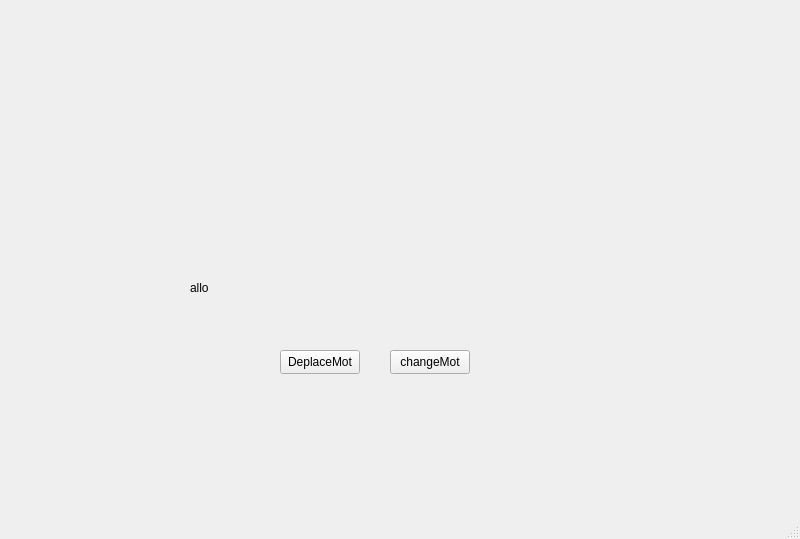
<?xml version="1.0" encoding="UTF-8"?>
<ui version="4.0">
 <class>MainWindow</class>
 <widget class="QMainWindow" name="MainWindow">
  <property name="geometry">
   <rect>
    <x>0</x>
    <y>0</y>
    <width>800</width>
    <height>539</height>
   </rect>
  </property>
  <property name="windowTitle">
   <string>MainWindow</string>
  </property>
  <widget class="QWidget" name="centralwidget">
   <widget class="QLabel" name="ZoneDeText">
    <property name="geometry">
     <rect>
      <x>190</x>
      <y>280</y>
      <width>49</width>
      <height>16</height>
     </rect>
    </property>
    <property name="text">
     <string>allo</string>
    </property>
   </widget>
   <widget class="QPushButton" name="QPB_DeplaceMot">
    <property name="geometry">
     <rect>
      <x>280</x>
      <y>350</y>
      <width>80</width>
      <height>24</height>
     </rect>
    </property>
    <property name="text">
     <string>DeplaceMot</string>
    </property>
   </widget>
   <widget class="QPushButton" name="QPB_ChangeMot">
    <property name="geometry">
     <rect>
      <x>390</x>
      <y>350</y>
      <width>80</width>
      <height>24</height>
     </rect>
    </property>
    <property name="text">
     <string>changeMot</string>
    </property>
   </widget>
  </widget>
  <widget class="QMenuBar" name="menubar">
   <property name="geometry">
    <rect>
     <x>0</x>
     <y>0</y>
     <width>800</width>
     <height>21</height>
    </rect>
   </property>
  </widget>
  <widget class="QStatusBar" name="statusbar"/>
 </widget>
 <resources/>
 <connections/>
</ui>
